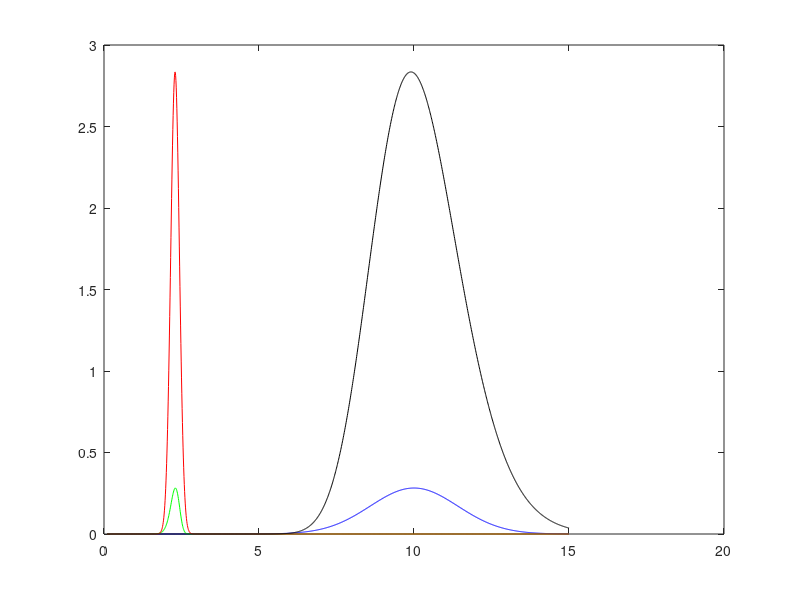

The MATLAB source for this figure:
% Just a simple demo to double check equations for matching the moments of the
% log of a Gaussian distributed variable by a Gaussian.

mu_0 = 10;
v0 = 2;

xrange = 0.1:0.01:15;

% Original Gaussian
plot( xrange, mvnpdf(xrange', mu_0, v0), 'b'); hold on;

% Log of that Gaussian (an exp-normal dist).
plot( xrange, mvnpdf(exp(xrange)', mu_0, v0), 'g'); hold on;

% Moment-matching equations.
v_log = log( v0 / mu_0^2 + 1 )
u_log  = log(mu_0) - 0.5.*log(v0/(mu_0^2) + 1)

% Moment-matched Gaussian.
plot( xrange, mvnpdf(xrange', u_log, v_log), 'r'); hold on;

% exp of the moment-matched Gaussian (a log-normal dist.)
plot( xrange, mvnpdf(log(xrange)', u_log, v_log), 'k'); hold on;
